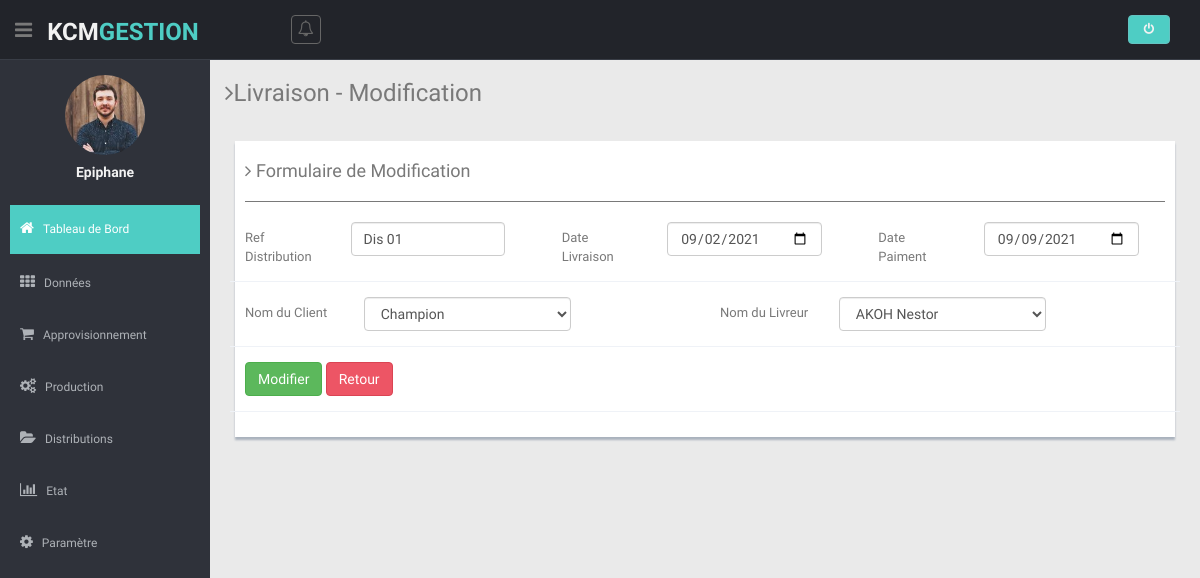
Page /views/upLivraison.php?id_upd_livraison=9 (signed in) on the committed database.
### tables this page shows
CREATE TABLE `users` (
  `id_users` int(11) NOT NULL,
  `username` varchar(64) NOT NULL,
  `email` varchar(64) NOT NULL,
  `password` varchar(128) NOT NULL,
  `dateCreate` date DEFAULT NULL
);

CREATE TABLE `distributions` (
  `idDis` int(11) NOT NULL,
  `ref_dis` varchar(64) NOT NULL,
  `date_livraison` date DEFAULT NULL,
  `date_paiment` date DEFAULT NULL,
  `id_livreur` int(11) NOT NULL,
  `idClient` int(11) DEFAULT NULL,
  `etat_paie_Dis` varchar(64) NOT NULL,
  `user_create` varchar(16) DEFAULT NULL,
  `dateCreate` date DEFAULT NULL
);

CREATE TABLE `clients` (
  `id_client` int(11) NOT NULL,
  `nom_client` varchar(64) NOT NULL,
  `adresse_client` varchar(128) DEFAULT NULL,
  `telephone` varchar(255) NOT NULL,
  `user_create` varchar(64) DEFAULT NULL,
  `dateCreate` date DEFAULT NULL
);

CREATE TABLE `livreur` (
  `idLivreur` int(11) NOT NULL,
  `nom_dis` varchar(64) NOT NULL,
  `telephone_dis` varchar(255) NOT NULL,
  `user_create` varchar(64) DEFAULT NULL,
  `date_create` date DEFAULT NULL
);

### models/modelLogin.php (called while the page is built, shortened)
<?php
class DemoLib
{
    public function UserDetails($user_id)
    {
        try {
            $db = dbConnect();
            $query = $db->prepare("SELECT id_users, username, email FROM users WHERE id_users=:id_users");
            $query->bindParam("id_users", $user_id, PDO::PARAM_STR);
            $query->execute();
            if ($query->rowCount() > 0) {
                return $query->fetch(PDO::FETCH_OBJ);
            }
        } catch (PDOException $e) {
            exit($e->getMessage());
        }
    }
}

### models/modelLivraison.php (called while the page is built, shortened)
<?php
class ModelDistribution
{
    public function detailDistribution($idLivraison)
    {
        try {
            $db = dbConnect();
            $query = $db->prepare("SELECT * FROM distributions, livreur, clients WHERE distributions.id_livreur = livreur.idLivreur AND distributions.idClient = clients.id_client AND idDis=?");
            $query->execute(array($idLivraison));
            if ($query->rowCount() > 0) {
                return $query->fetch(PDO::FETCH_OBJ);
            }
        } catch (PDOException $e) {
            exit($e->getMessage());
        }
    }
}

### controller/controllerLivraison.php (called while the page is built, shortened)
<?php
require  '../models/modelLivraison.php';
$distribution = new ModelDistribution();
if (isset($_GET['id_upd_livraison'])) {
    $idUp = $_GET['id_upd_livraison'];
    $lire_upd_livraison = $distribution->detailDistribution($idUp);
}

### views/upLivraison.php (the view, shortened to what this page needs)
<?php $title = 'Livraison';
require('head.php');
require('header.php');
require('sibar.php');
require('../controller/controllerLivraison.php');
?>
<section class="wrapper">
    <h3><i class="fa fa-angle-right"></i>Livraison - Modification </h3>
    <div class="row mt">
        <div class="col-lg-12">
            <div class="form-panel">
                <h4><i class="fa fa-angle-right"></i> Formulaire de Modification</h4>
                <hr>
                <div class=" form">
                    <form class="cmxform form-horizontal style-form" id="commentForm" method="POST" action="upLivraison.php?id_upd_livraison=<?= $lire_upd_livraison->idDis; ?>">
                        <div class="row">
                            <div class="col-xs-4 col-sm-4">
                                <div class="form-group ">
                                    <label for="cname" class="control-label col-lg-4">Ref Distribution</label>
                                    <div class="col-lg-7">
                                        <input class=" form-control" id="cname" name="ref_dis" minlength="2" type="text" value="<?= $lire_upd_livraison->ref_dis; ?>" />
                                    </div>
                                </div>
                            </div>
                            <div class="col-xs-4 col-sm-4">
                                <div class="form-group ">
                                    <label for="cname" class="control-label col-lg-4">Date Livraison</label>
                                    <div class="col-lg-7">
                                        <input class=" form-control" id="cname" name="dateLivraison" minlength="2" type="date" value="<?= $lire_upd_livraison->date_livraison; ?>" />
                                    </div>
                                </div>
                            </div>
                            <div class="col-xs-4 col-sm-4">
                                <div class="form-group ">
                                    <label for="cname" class="control-label col-lg-4">Date Paiment</label>
                                    <div class="col-lg-7">
                                        <input class=" form-control" id="cname" name="datePaie" minlength="2" type="date" value="<?= $lire_upd_livraison->date_paiment; ?>" />
                                    </div>
                                </div>
                            </div>
                        </div>
                        <div class="row">
                            <div class="col-xs-6 col-sm-6">
                                <div class="form-group ">
                                    <label for="cname" class="control-label col-lg-3">Nom du Client</label>
                                    <div class="col-lg-6">
                                        <select class="form-control" name="nomClient">
                                            <option value="<?= $lire_upd_livraison->id_client; ?>"><?= $lire_upd_livraison->nom_client; ?></option>
                                        </select>
                                    </div>
                                </div>
                            </div>
                            <div class="col-xs-6 col-sm-6">
                                <div class="form-group ">
                                    <label for="cname" class="control-label col-lg-3">Nom du Livreur</label>
                                    <div class="col-lg-6">
                                        <select class="form-control" name="nomLivreur">
                                            <option value="<?= $lire_upd_livraison->idLivreur; ?>"><?= $lire_upd_livraison->nom_dis; ?></option>
                                        </select>
                                    </div>
                                </div>
                            </div>
                        </div>
                        <div class="form-group">
                            <div class="col-lg-offset col-lg-8">
                                <input class="btn btn-success" type="submit" name="upLivraison" id="upLivraison" value="Modifier" />
                                <a href="addLivraison.php" class="btn btn-theme04" type="reset">Retour</a>
                            </div>
                        </div>
                    </form>
                </div>
            </div>
        </div>
    </div>
</section>
</section>
</body>
</html>

### views/sibar.php (shortened to what this page needs)
<aside>
  <div id="sidebar" class="nav-collapse ">
    <ul class="sidebar-menu" id="nav-accordion">
      <p class="centered"><a href="profile.html"><img src="img/ui-sam.jpg" class="img-circle" width="80"></a></p>
      <h5 class="centered"><?= $user->username;
                            ?></h5>
      <li class="mt">
        <a class="active" href="accueil.php">
          <i class="fa fa-home"></i>
          <span>Tableau de Bord</span>
        </a>
      </li>
      <li class="sub-menu">
        <a href="javascript:;">
          <i class="fa fa-th"></i>
          <span>Données</span>
        </a>
      </li>
      <li class="sub-menu">
        <a href="javascript:;">
          <i class="fa fa-shopping-cart"></i>
          <span>Approvisionnement</span>
        </a>
      </li>
      <li class="sub-menu">
        <a href="javascript:;">
          <i class="fa fa-cogs"></i>
          <span>Production</span>
        </a>
      </li>
      <li class="sub-menu">
        <a href="javascript:;">
          <i class="fa fa-folder-open"></i>
          <span>Distributions</span>
        </a>
      </li>
      <li class="sub-menu">
        <a href="javascript:;">
          <i class="fa fa-bar-chart-o"></i>
          <span>Etat</span>
        </a>
      </li>
      <li class="sub-menu">
        <a href="javascript:;">
          <i class="fa fa-cog"></i>
          <span>Paramètre</span>
        </a>
      </li>
    </ul>
  </div>
</aside>
<section id="main-content">

### views/css/style.css (style rules this page uses)
body { color: #797979; background: #eaeaea; font-family: 'Ruda', sans-serif; padding: 0px !important; margin: 0px !important; font-size:13px; }
ul li { list-style: none; }
a, a:hover, a:focus { text-decoration: none; outline: none; }
.btn-theme04 { color: #fff; background-color: #ed5565; border-color: #da4453; }
hr { margin-top: 20px; margin-bottom: 20px; border: 0; border-top: 1px solid #797979; }
.centered { text-align: center; }
.mt { margin-top: 25px; }
#sidebar { width: 210px; height: 100%; position: fixed; background: #2f323a; }
#sidebar h5 { color: #f2f2f2; font-weight: 700; }
#sidebar ul li { position: relative; }
ul.sidebar-menu , ul.sidebar-menu li ul.sub { margin: -2px 0 0; padding: 0; }
ul.sidebar-menu { margin-top: 75px; }
ul.sidebar-menu li { margin-bottom: 5px; margin-left:10px; margin-right:10px; }
ul.sidebar-menu li.sub-menu { line-height: 15px; }
ul.sidebar-menu li a span { display: inline-block; }
ul.sidebar-menu li a { color: #aeb2b7; text-decoration: none; display: block; padding: 15px 0 15px 10px; font-size: 12px; outline: none; -webkit-transition: all 0.3s ease; -moz-transition: all 0.3s ease; -o-transition: all 0.3s ease; -ms-transition: all 0.3s ease; transition: all 0.3s ease; }
ul.sidebar-menu li a.active, ul.sidebar-menu li a:hover, ul.sidebar-menu li a:focus { background: #4ECDC4; color: #fff; display: block; -webkit-transition: all 0.3s ease; -moz-transition: all 0.3s ease; -o-transition: all 0.3s ease; -ms-transition: all 0.3s ease; transition: all 0.3s ease; }
ul.sidebar-menu li a i { font-size: 15px; padding-right: 6px; }
ul.sidebar-menu li a.active i { color: #fff; }
#main-content { margin-left: 210px; }
.wrapper { display: inline-block; margin-top: 60px; padding-left: 15px; padding-right: 15px; padding-bottom: 15px; padding-top: 0px; width: 100%; }
.form-panel { background: #ffffff; margin: 10px; padding: 10px; box-shadow: 0px 3px 2px #aab2bd; text-align: left; }
label { font-weight: 400; }
.form-horizontal.style-form .form-group { border-bottom: 1px solid #eff2f7; padding-bottom: 15px; margin-bottom: 15px; }
@media (min-width: 768px) { .form-horizontal .control-label { text-align: left; } }

### rows in the picture
users: username "Epiphane"
distributions: ref_dis "Dis 01", dateLivraison "09/02/2021", datePaie "09/09/2021", nomClient "Champion", nomLivreur "AKOH Nestor"
